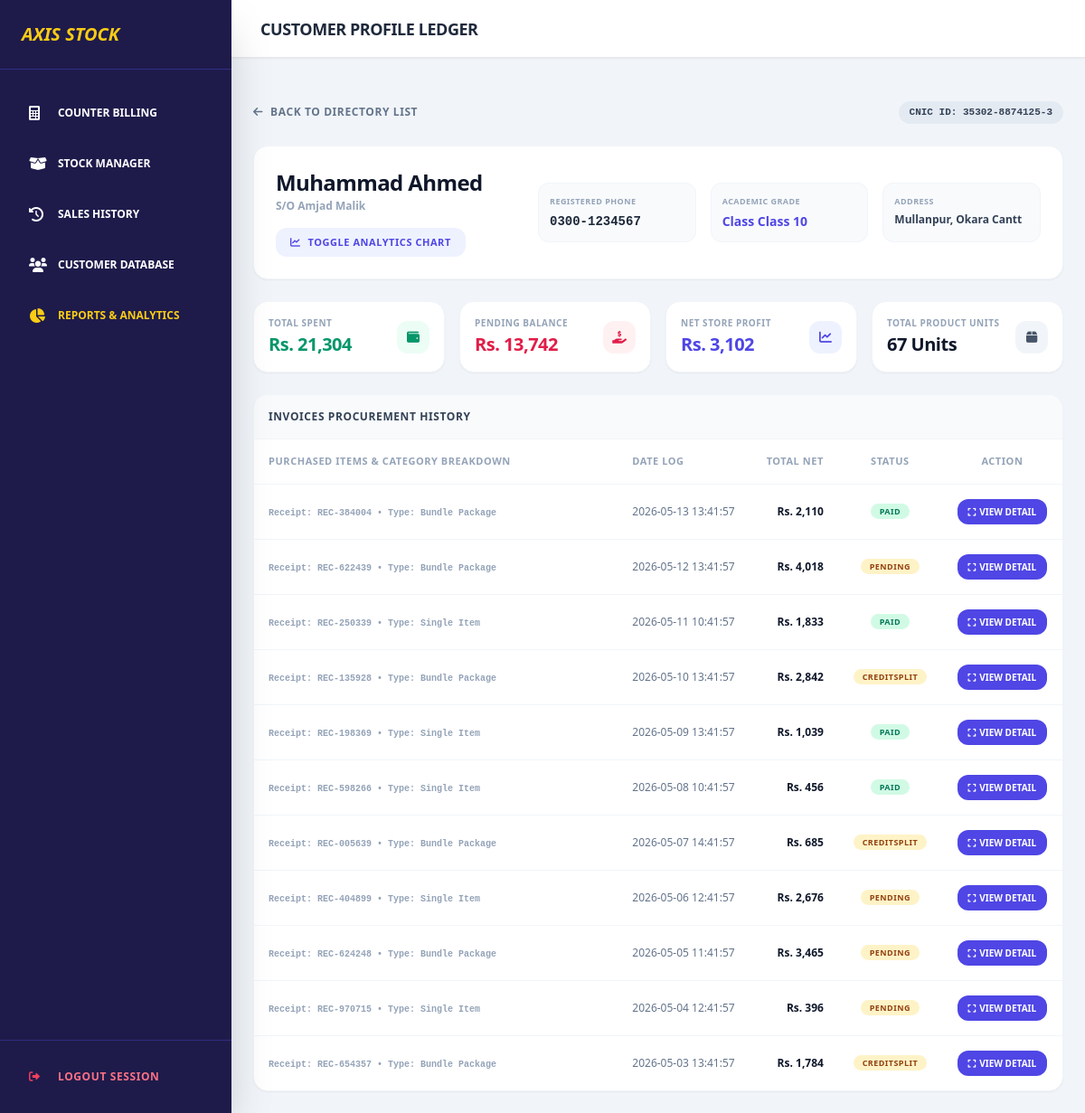
The page /customers/profile/35302-8874125-3 (signed in) on the database its author committed.
### tables this page shows
CREATE TABLE sales (
            id INTEGER PRIMARY KEY AUTOINCREMENT,
            receipt_number TEXT NOT NULL UNIQUE,
            student_name TEXT NOT NULL,
            father_name TEXT NOT NULL,
            cnic TEXT,
            student_class TEXT NOT NULL,
            phone_no TEXT NOT NULL,
            address TEXT,
            sale_type TEXT NOT NULL,
            total_amount REAL NOT NULL,
            cash_paid REAL DEFAULT 0.0,
            profit REAL DEFAULT 0.0,
            payment_status TEXT DEFAULT 'Paid',
            timestamp DATETIME DEFAULT CURRENT_TIMESTAMP
        );

### main.py (the view)
@app.get("/customers/profile/{cnic_id}")
async def view_customer_detailed_profile(request: Request, cnic_id: str):
    if not is_logged_in(request): return RedirectResponse(url="/login", status_code=303)
    conn = get_db()
    profile = conn.execute("SELECT * FROM sales WHERE cnic = ? LIMIT 1", (cnic_id,)).fetchone()
    if not profile:
        conn.close()
        raise HTTPException(status_code=404, detail="Customer Data Not Found")
    history = conn.execute("SELECT * FROM sales WHERE cnic = ? ORDER BY id DESC", (cnic_id,)).fetchall()
    sale_ids = [row['id'] for row in history]
    items_map = {}
    total_items_count = 0
    if sale_ids:
        placeholders = ",".join("?" for _ in sale_ids)
        items_data = conn.execute(f"""
            SELECT si.sale_id, si.qty, si.price, si.sku, p.name as product_name, p.category
            FROM sale_items si LEFT JOIN products p ON si.product_id = p.id
            WHERE si.sale_id IN ({placeholders})
        """, sale_ids).fetchall()
        for item in items_data:
            s_id = item['sale_id']
            if s_id not in items_map: items_map[s_id] = []
            items_map[s_id].append(item)
            total_items_count += item['qty']
    total_pending = sum((row['total_amount'] - (row['cash_paid'] or 0)) for row in history if row['payment_status'] != 'Paid')
    stats_block = {
        "total_orders": len(history), "total_spent": sum(row['total_amount'] for row in history),
        "total_pending": total_pending, "total_profit": sum(row['profit'] for row in history if row['profit']),
        "total_items": total_items_count
    }
    conn.close()
    total_pending = sum((row['total_amount'] - (row['cash_paid'] or 0)) for row in history if row['payment_status'] != 'Paid')
    stats_block = {
        "total_orders": len(history), "total_spent": sum(row['total_amount'] for row in history),
        "total_pending": total_pending, "total_profit": sum(row['profit'] for row in history if row['profit']),
        "total_items": total_items_count
    }
    conn.close()
    return templates.TemplateResponse(request, "customer_profile.html", {"profile": profile, "history": history, "items_map": items_map, "stats": stats_block})

### templates/customer_profile.html (shortened to what this page needs)
{% extends "index.html" %}
{% block header_title %}Customer Profile Ledger{% endblock %}
{% block page_content %}
<div class="space-y-6 text-slate-900 relative">
    <div class="flex justify-between items-center">
        <a href="/customers" class="text-xs font-black text-slate-500 hover:text-indigo-600 uppercase tracking-wider flex items-center gap-2 transition">
            <i class="fas fa-arrow-left"></i> Back to Directory List
        </a>
        <span class="text-[11px] font-black bg-slate-200/80 text-slate-700 px-3 py-1 rounded-full uppercase font-mono">CNIC ID: {{ profile.cnic }}</span>
    </div>
    <div class="bg-white p-6 rounded-2xl shadow-sm border border-slate-100 grid grid-cols-1 md:grid-cols-3 gap-6">
        <div class="md:col-span-1 flex flex-col justify-center">
            <h3 class="text-2xl font-black text-slate-900 tracking-tight">{{ profile.student_name }}</h3>
            <span class="text-xs text-slate-400 font-bold mt-0.5">S/O {{ profile.father_name }}</span>
            <div class="mt-4">
                <button onclick="toggleGraphView()" class="inline-flex items-center gap-2 px-4 py-2 bg-indigo-50 hover:bg-indigo-100 text-indigo-600 rounded-xl transition font-black text-[11px] uppercase tracking-wider">
                    <i class="fas fa-chart-line"></i> Toggle Analytics Chart
                </button>
            </div>
        </div>
        <div class="md:col-span-2 grid grid-cols-1 sm:grid-cols-3 gap-4 text-xs font-bold self-center">
            <div class="bg-slate-50 p-3 rounded-xl border border-slate-100">
                <span class="text-slate-400 block uppercase tracking-wider text-[9px] font-black">Registered Phone</span>
                <span class="text-slate-800 font-mono text-sm block mt-1">{{ profile.phone_no }}</span>
            </div>
            <div class="bg-slate-50 p-3 rounded-xl border border-slate-100">
                <span class="text-slate-400 block uppercase tracking-wider text-[9px] font-black">Academic Grade</span>
                <span class="text-indigo-600 text-sm block font-black mt-1">Class {{ profile.student_class }}</span>
            </div>
            <div class="bg-slate-50 p-3 rounded-xl border border-slate-100">
                <span class="text-slate-400 block uppercase tracking-wider text-[9px] font-black">Address</span>
                <span class="text-slate-700 truncate block mt-1" title="{{ profile.address if profile.address else 'N/A' }}">{{ profile.address if profile.address else "N/A" }}</span>
            </div>
        </div>
    </div>
    <div class="grid grid-cols-1 sm:grid-cols-4 gap-4">
        <div class="bg-white p-4 rounded-2xl shadow-sm border border-slate-100 flex items-center justify-between">
            <div>
                <span class="block text-[10px] font-black uppercase text-slate-400 tracking-wider">Total Spent</span>
                <span class="text-xl font-black tracking-tight text-emerald-600 mt-0.5 block">Rs. {{ "{:,.0f}".format(stats.total_spent) }}</span>
            </div>
            <div class="w-9 h-9 rounded-xl bg-emerald-50 text-emerald-600 flex items-center justify-center text-sm"><i class="fas fa-wallet"></i></div>
        </div>
        <div class="bg-white p-4 rounded-2xl shadow-sm border border-slate-100 flex items-center justify-between">
            <div>
                <span class="block text-[10px] font-black uppercase text-slate-400 tracking-wider">Pending Balance</span>
                <span class="text-xl font-black tracking-tight {% if stats.total_pending > 0 %}text-rose-600{% else %}text-slate-400{% endif %} mt-0.5 block">Rs. {{ "{:,.0f}".format(stats.total_pending) }}</span>
            </div>
            <div class="w-9 h-9 rounded-xl bg-rose-50 text-rose-600 flex items-center justify-center text-sm"><i class="fas fa-hand-holding-usd"></i></div>
        </div>
        <div class="bg-white p-4 rounded-2xl shadow-sm border border-slate-100 flex items-center justify-between">
            <div>
                <span class="block text-[10px] font-black uppercase text-slate-400 tracking-wider">Net Store Profit</span>
                <span class="text-xl font-black tracking-tight text-indigo-600 mt-0.5 block">Rs. {{ "{:,.0f}".format(stats.total_profit) }}</span>
            </div>
            <div class="w-9 h-9 rounded-xl bg-indigo-50 text-indigo-600 flex items-center justify-center text-sm"><i class="fas fa-chart-line"></i></div>
        </div>
        <div class="bg-white p-4 rounded-2xl shadow-sm border border-slate-100 flex items-center justify-between">
            <div>
                <span class="block text-[10px] font-black uppercase text-slate-400 tracking-wider">Total Product Units</span>
                <span class="text-xl font-black tracking-tight text-slate-900 mt-0.5 block">{{ stats.total_items }} Units</span>
            </div>
            <div class="w-9 h-9 rounded-xl bg-slate-100 text-slate-600 flex items-center justify-center text-sm"><i class="fas fa-box"></i></div>
        </div>
    </div>
    <div class="bg-white rounded-2xl shadow-sm overflow-hidden border border-slate-100">
        <div class="p-4 bg-slate-50 border-b border-slate-100">
            <h4 class="text-xs font-black text-slate-700 uppercase tracking-wider">Invoices Procurement History</h4>
        </div>
        <div class="overflow-x-auto">
            <table class="w-full text-left border-collapse">
                <thead>
                    <tr class="bg-white border-b border-slate-100 text-slate-400 text-[11px] font-black uppercase tracking-wider">
                        <th class="p-4 w-[45%]">Purchased Items & Category Breakdown</th>
                        <th class="p-4">Date Log</th>
                        <th class="p-4 text-right">Total Net</th>
                        <th class="p-4 text-center">Status</th>
                        <th class="p-4 text-center">Action</th>
                    </tr>
                </thead>
                <tbody class="divide-y divide-slate-100 font-bold text-xs text-slate-600">
                    {% for row in history %}
                    <tr class="hover:bg-slate-50/40 transition-colors">
                        <td class="p-4">
                            <div class="flex flex-col space-y-1">
                                <span class="text-[10px] text-slate-400 font-mono">Receipt: {{ row.receipt_number }} &bull; Type: {{ row.sale_type }}</span>
                            </div>
                        </td>
                        <td class="p-4 text-slate-500 font-medium">{{ row.timestamp }}</td>
                        <td class="p-4 text-right text-slate-900 font-black">Rs. {{ "{:,.0f}".format(row.total_amount) }}</td>
                        <td class="p-4 text-center">
                            <span class="px-2.5 py-0.5 rounded-full text-[9px] font-black uppercase tracking-wider {% if row.payment_status == 'Paid' %}bg-emerald-100 text-emerald-700{% else %}bg-amber-100 text-amber-800{% endif %}">
                                {{ row.payment_status }}
                            </span>
                        </td>
                        <td class="p-4 text-center">
                            <button onclick='openInvoiceModal({{ row | tojson }}, {{ row.id }})' class="inline-flex items-center gap-1 px-3 py-1.5 bg-indigo-600 hover:bg-indigo-700 text-white rounded-xl transition-all font-black uppercase text-[10px]">
                                <i class="fas fa-expand"></i> View Detail
                            </button>
                        </td>
                    </tr>
                    {% else %}
                    <tr>
                        <td colspan="5" class="p-8 text-center text-slate-400 font-medium italic">No ledger transaction context detected.</td>
                    </tr>
                    {% endfor %}
                </tbody>
            </table>
        </div>
    </div>
</div>
{% endblock %}

### rows shown on the page
sales: cnic "35302-8874125-3", student_name "Muhammad Ahmed", father_name "Amjad Malik", phone_no "0300-1234567", student_class "Class 10", address "Mullanpur, Okara Cantt", receipt_number "REC-654357", sale_type "Bundle Package", timestamp "2026-05-03 13:41:57", total_amount "1,784", payment_status "CREDITSPLIT"
sales: receipt_number "REC-384004", sale_type "Bundle Package", timestamp "2026-05-13 13:41:57", total_amount "2,110", payment_status "PAID"
sales: receipt_number "REC-622439", sale_type "Bundle Package", timestamp "2026-05-12 13:41:57", total_amount "4,018", payment_status "PENDING"
sales: receipt_number "REC-250339", sale_type "Single Item", timestamp "2026-05-11 10:41:57", total_amount "1,833", payment_status "PAID"
sales: receipt_number "REC-135928", sale_type "Bundle Package", timestamp "2026-05-10 13:41:57", total_amount "2,842", payment_status "CREDITSPLIT"
sales: receipt_number "REC-198369", sale_type "Single Item", timestamp "2026-05-09 13:41:57", total_amount "1,039", payment_status "PAID"
sales: receipt_number "REC-598266", sale_type "Single Item", timestamp "2026-05-08 10:41:57", total_amount "456", payment_status "PAID"
sales: receipt_number "REC-005639", sale_type "Bundle Package", timestamp "2026-05-07 14:41:57", total_amount "685", payment_status "CREDITSPLIT"
sales: receipt_number "REC-404899", sale_type "Single Item", timestamp "2026-05-06 12:41:57", total_amount "2,676", payment_status "PENDING"
sales: receipt_number "REC-624248", sale_type "Bundle Package", timestamp "2026-05-05 11:41:57", total_amount "3,465", payment_status "PENDING"
sales: receipt_number "REC-970715", sale_type "Single Item", timestamp "2026-05-04 12:41:57", total_amount "396", payment_status "PENDING"

### other values the page prints
{{ "{:,.0f}".format(stats.total_spent) }} "21,304"
{{ "{:,.0f}".format(stats.total_pending) }} "13,742"
{{ "{:,.0f}".format(stats.total_profit) }} "3,102"
{{ stats.total_items }} "67"
